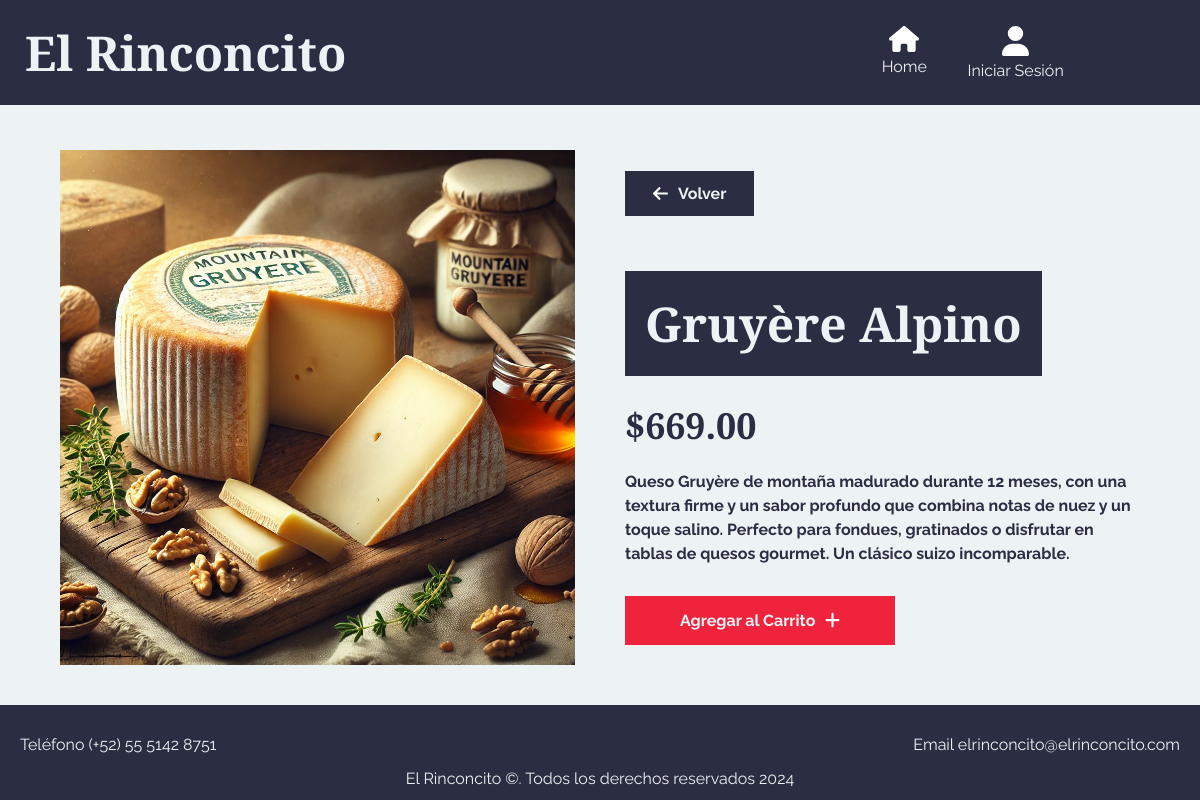
Screenshot of /producto.php?id=75 with the database file from the repository.
### tables this page shows
CREATE TABLE `productos` (
  `id_producto` int(4) NOT NULL,
  `nombre` varchar(50) NOT NULL,
  `descripcion` varchar(400) NOT NULL,
  `imagen` varchar(200) NOT NULL,
  `precio` decimal(10,2) NOT NULL,
  `stock` int(4) NOT NULL,
  `fabricante` varchar(50) NOT NULL,
  `origen` int(4) NOT NULL,
  `categoria` int(4) NOT NULL
);

### producto.php (the view, shortened to what this page needs)
<?php
    $auth = $_SESSION['auth'] ?? false;
    $db = conectarDB();
    $id = $_GET['id'] ?? null;
    $id = filter_var($id, FILTER_VALIDATE_INT);
    $query = "SELECT * FROM productos WHERE id_producto = ${id};";
    $resultado = mysqli_query($db, $query);
    $producto = mysqli_fetch_assoc($resultado);
?>
<!DOCTYPE html>
<html lang="en">
<head>
    <link rel="stylesheet" href="styles/styles.css">
    <link rel="stylesheet" href="styles/producto.css">
</head>
<body>
    <header class="header">
        <div class="header__contenedor">
            <h2 class="header__logo">El Rinconcito</h2>
            <div class="header__iconos">
                <a href="index.php" class="header__icono">
                    <div class="header__iconos-container">
                        <img class="header__iconos-img" src="img/header/home.svg" alt="Inicio">
                        <p class="header__iconos-descripcion">Home</p>
                    </div>
                </a>
                <?php
                    if (!$auth) {
                        echo '<a href="micuenta.php" class="header__icono">
                                <div class="header__iconos-container">
                                    <img class="header__iconos-img" src="img/header/user.svg" alt="Perfil">
                                    <p class="header__iconos-descripcion">Iniciar Sesión</p>
                                </div>
                            </a>';
                    }
                ?>
            </div>
        </div>
    </header>
    <main class="productos contenedor">
        <img src="imagenesServidor/<?php echo $producto['imagen'] ?>" alt="Imagen de productos" class="productos__imagen">
        <div class="productos__texto">
            <a href="index.php" class="productos__atras">
                <img class="productos__atras-img" src="img/iconos/atras.svg" alt="Flecha atrás">
                Volver
            </a>
            <h2 class="productos__titulo"><?php echo $producto['nombre']; ?></h2>
            <h3 class="productos__precio">$<?php echo $producto['precio']; ?></h3>
            <p class="productos__descripcion"><?php echo $producto['descripcion']; ?></p>
            <a href="agregar_carrito.php?id=<?php echo $producto['id_producto']; ?>" class="productos__agregar">
                Agregar al Carrito
                <img src="img/iconos/agregar.svg" alt="Agregar" class="productos__agregar-icono">
            </a>
        </div>
    </main>
    <footer class="footer">
        <div class="footer__contacto">
            <p class="footer__texto">Teléfono (+52) 55 5142 8751</p>
            <p class="footer__texto">Email elrinconcito@elrinconcito.com</p>
        </div>
        <p class="footer__descripcion">El Rinconcito &copy;. Todos los derechos reservados 2024</p>
    </footer>
</body>
</html>

### styles/styles.css (style rules this page uses)
:root { --fontHeadings: "Playfair Display", serif; --fontBody: "Raleway", sans-serif; --colorPrimario: #2b2d42; --colorSecundario: #edf2f4 ; --colorTerciario: #ef233c; }
* { margin: 0; padding: 0; }
body { font-family: var(--fontBody); background-color: var(--colorSecundario); }
h1, h2, h3, h4 { font-family: var(--fontHeadings); position: relative; display: inline-block; }
h1::after, h2::after, h3::after, h4::after { content: ""; position: absolute; left: 0; bottom: 0; width: 100%; height: 2px; background-color: currentColor; transform: scaleX(0); transform-origin: bottom right; transition: transform 0.7s ease; }
a { text-decoration: none; }
img { max-width: 100%; }
.contenedor { max-width: min(90%, 1350px); margin: 0 auto; padding: 40px 0; }
.header { margin: 0 auto; background-color: var(--colorPrimario); color: var(--colorSecundario); position: fixed; z-index: 100; width: 100%; }
.header__contenedor { display: flex; gap: 20px; flex-direction: column; align-items: center; justify-content: space-between; padding: 20px 25px; }
@media screen and (min-width: 768px) { .header__contenedor { flex-direction: row; gap: 30px; } }
.header__logo { font-size: 32px; }
@media screen and (min-width: 768px) { .header__logo { font-size: 48px; } }
.header__iconos { display: grid; grid-template-columns: repeat(3, 1fr); justify-items: center; gap: 15px; cursor: pointer; }
.header__iconos-container { display: flex; flex-direction: column; align-items: center; gap: 5px; text-align: center; }
.header__iconos-img { max-width: 25px; max-height: 25px; color: var(--colorSecundario); filter: invert(1); z-index: 2; }
.header__iconos-img { max-width: 30px; max-height: 30px; }
.header__iconos-container { position: relative; }
.header__icono { display: inline-block; position: relative; transition: transform 0.5s ease; }
.header__icono img { transition: transform 0.5s ease; }
.header__iconos-descripcion { color: var(--colorSecundario); }
.footer { padding: 15px; text-align: center; background-color: var(--colorPrimario); }
.footer__contacto { color: var(--colorSecundario); display: flex; flex-direction: column; margin-bottom: 10px; }
.footer__texto { color: var(--colorSecundario); }
@media screen and (min-width: 768px) { .footer__contacto { flex-direction: row; } }
.footer__descripcion { color: var(--colorSecundario); }
.footer__contacto { display: flex; flex-direction: column; margin-top: 10px; gap: 15px; justify-content: space-between; color: var(--colorSecundario); padding: 5px; }

### styles/producto.css (style rules this page uses)
:root { --fontHeadings: "Playfair Display", serif; --fontBody: "Raleway", sans-serif; --colorPrimario: #2b2d42; --colorSecundario: #edf2f4 ; --colorTerciario: #ef233c; }
.productos { padding-top: 200px; }
@media screen and (min-width: 768px) { .productos { padding-top: 150px; display: grid; grid-template-columns: 1fr 1fr; gap: 50px; } }
.productos__imagen { max-width: 100%; }
.productos__texto { display: flex; flex-direction: column; justify-content: center; align-items: start; }
.productos__titulo { font-size: 28px; color: var(--colorTerciario); margin: 15px 0; padding: 20px; background-color: var(--colorPrimario); color: var(--colorSecundario); width: auto; }
@media screen and (min-width: 768px) { .productos__titulo { font-size: 48px; } }
.productos__descripcion { line-height: 1.5; margin: 10px 0; color: var(--colorPrimario); font-weight: bold; }
.productos__precio { font-size: 24px; margin: 10px 0; color: var(--colorPrimario); }
@media screen and (min-width: 768px) { .productos__precio { font-size: 36px; } }
.productos__agregar { margin: 20px 0; text-align: center; color: var(--colorSecundario); background-color: var(--colorTerciario); font-size: 16px; margin-top: 10px; font-weight: bold; transition: background-color 0.3s ease-in-out; position: relative; padding: 15px 55px; margin: 20px auto; display: flex; align-items: center; gap: 10px; }
@media screen and (min-width: 768px) { .productos__agregar { margin: 20px 0; } }
.productos__agregar::after { content: ''; position: absolute; width: 0; height: 2px; background-color: var(--colorSecundario); bottom: 0; left: 50%; transition: width 0.4s, left 0.4s; }
.productos__agregar-icono { filter: invert(1); width: 15px; }
.productos__atras { display: flex; gap: 10px; padding: 10px 25px; background-color: var(--colorPrimario); color: var(--colorSecundario); margin: 20px 0 40px 0; transition: .6s all; border: 3px solid var(--colorPrimario); font-weight: bold; }
.productos__atras-img { width: 15px; filter: invert(1); }

### rows the page displays
productos: imagen (picture), nombre "Gruyère Alpino", precio "669.00", descripcion "Queso Gruyère de montaña madurado durante 12 meses, con una textura firme y un sabor profundo que combina notas de nuez y un toque salino. Perfecto para fondues, gratinados o disfrutar en tablas de quesos gourmet. Un clásico suizo incomparable."
